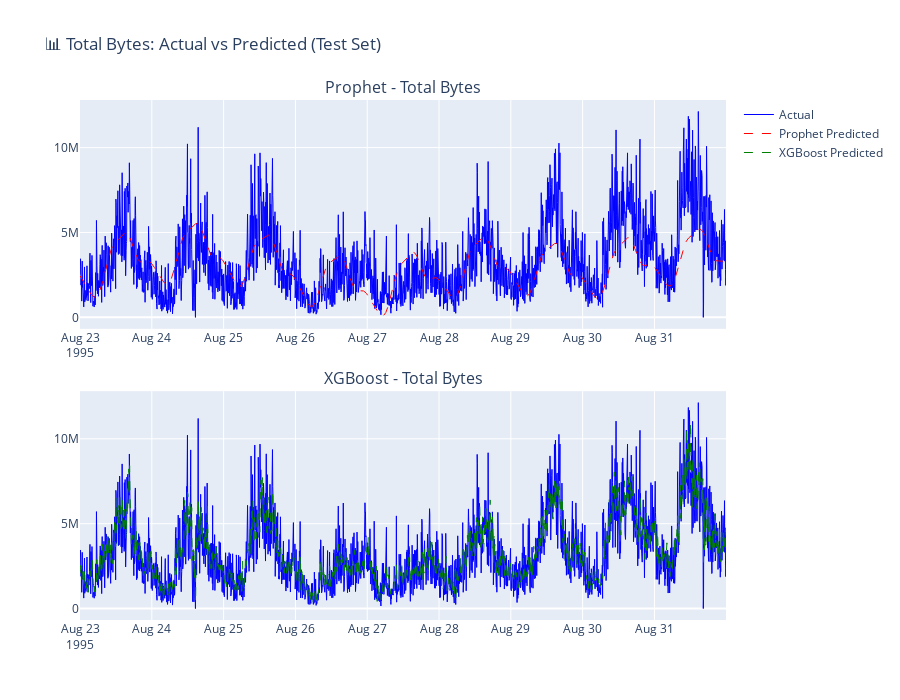

Notebook code for this chart:
### Code cell
# Visualization: Total Bytes - Actual vs Predicted
fig = make_subplots(rows=2, cols=1, 
                    subplot_titles=('Prophet - Total Bytes', 'XGBoost - Total Bytes'),
                    vertical_spacing=0.12)

# Prophet predictions
fig.add_trace(
    go.Scatter(x=test_df.index, y=y_true_bytes, name='Actual', 
               line=dict(color='blue', width=1)),
    row=1, col=1
)
fig.add_trace(
    go.Scatter(x=test_df.index, y=y_pred_bytes_prophet, name='Prophet Predicted',
               line=dict(color='red', width=1, dash='dash')),
    row=1, col=1
)

# XGBoost predictions  
fig.add_trace(
    go.Scatter(x=test_features.index, y=y_test_bytes, name='Actual',
               line=dict(color='blue', width=1), showlegend=False),
    row=2, col=1
)
fig.add_trace(
    go.Scatter(x=test_features.index, y=y_pred_bytes_xgb, name='XGBoost Predicted',
               line=dict(color='green', width=1, dash='dash')),
    row=2, col=1
)

fig.update_layout(height=700, title_text="📊 Total Bytes: Actual vs Predicted (Test Set)")
fig.show()

### Figure 1 — Plotly figure (JSON) as saved in the notebook; plotly's stock layout.template omitted (floating-point values rounded to 4 significant figures; data arrays with more than 128 entries replaced by an {"elided": "..."} marker saying what was removed)
{"data": [{"line": {"color": "blue", "width": 1}, "name": "Actual", "type": "scatter", "x": {"elided": "2592 str values"}, "xaxis": "x", "y": {"elided": "2592 int values"}, "yaxis": "y"}, {"line": {"color": "red", "dash": "dash", "width": 1}, "name": "Prophet Predicted", "type": "scatter", "x": {"elided": "2592 str values"}, "xaxis": "x", "y": {"elided": "2592 float values"}, "yaxis": "y"}, {"line": {"color": "blue", "width": 1}, "name": "Actual", "showlegend": false, "type": "scatter", "x": {"elided": "2592 str values"}, "xaxis": "x2", "y": {"elided": "2592 int values"}, "yaxis": "y2"}, {"line": {"color": "green", "dash": "dash", "width": 1}, "name": "XGBoost Predicted", "type": "scatter", "x": {"elided": "2592 str values"}, "xaxis": "x2", "y": {"elided": "2592 float values"}, "yaxis": "y2"}], "layout": {"annotations": [{"font": {"size": 16}, "showarrow": false, "text": "Prophet - Total Bytes", "x": 0.5, "xanchor": "center", "xref": "paper", "y": 1, "yanchor": "bottom", "yref": "paper"}, {"font": {"size": 16}, "showarrow": false, "text": "XGBoost - Total Bytes", "x": 0.5, "xanchor": "center", "xref": "paper", "y": 0.44, "yanchor": "bottom", "yref": "paper"}], "height": 700, "title": {"text": "📊 Total Bytes: Actual vs Predicted (Test Set)"}, "xaxis": {"anchor": "y", "domain": [0, 1]}, "xaxis2": {"anchor": "y2", "domain": [0, 1]}, "yaxis": {"anchor": "x", "domain": [0.56, 1]}, "yaxis2": {"anchor": "x2", "domain": [0, 0.44]}}}
